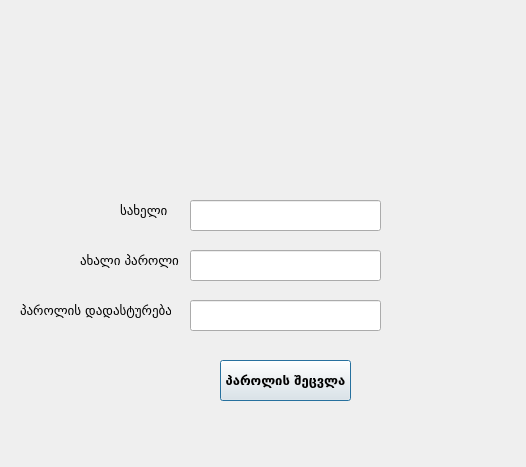
<?xml version="1.0" encoding="UTF-8"?>
<ui version="4.0">
 <class>passDialog</class>
 <widget class="QDialog" name="passDialog">
  <property name="geometry">
   <rect>
    <x>0</x>
    <y>0</y>
    <width>526</width>
    <height>467</height>
   </rect>
  </property>
  <property name="windowTitle">
   <string>Dialog</string>
  </property>
  <widget class="QLabel" name="label">
   <property name="geometry">
    <rect>
     <x>210</x>
     <y>10</y>
     <width>161</width>
     <height>151</height>
    </rect>
   </property>
   <property name="text">
    <string>&lt;html&gt;&lt;head/&gt;&lt;body&gt;&lt;p&gt;&lt;img src=&quot;:/logo.png&quot;/&gt;&lt;/p&gt;&lt;/body&gt;&lt;/html&gt;</string>
   </property>
  </widget>
  <widget class="QLabel" name="label_2">
   <property name="geometry">
    <rect>
     <x>120</x>
     <y>190</y>
     <width>51</width>
     <height>41</height>
    </rect>
   </property>
   <property name="font">
    <font>
     <family>Sylfaen</family>
     <pointsize>10</pointsize>
    </font>
   </property>
   <property name="text">
    <string>სახელი</string>
   </property>
  </widget>
  <widget class="QLineEdit" name="lineEdit">
   <property name="geometry">
    <rect>
     <x>190</x>
     <y>200</y>
     <width>191</width>
     <height>31</height>
    </rect>
   </property>
   <property name="font">
    <font>
     <family>Sylfaen</family>
     <pointsize>12</pointsize>
    </font>
   </property>
  </widget>
  <widget class="QLabel" name="label_3">
   <property name="geometry">
    <rect>
     <x>80</x>
     <y>240</y>
     <width>101</width>
     <height>41</height>
    </rect>
   </property>
   <property name="font">
    <font>
     <family>Sylfaen</family>
     <pointsize>10</pointsize>
    </font>
   </property>
   <property name="text">
    <string>ახალი პაროლი</string>
   </property>
  </widget>
  <widget class="QLineEdit" name="lineEdit_2">
   <property name="geometry">
    <rect>
     <x>190</x>
     <y>250</y>
     <width>191</width>
     <height>31</height>
    </rect>
   </property>
   <property name="font">
    <font>
     <family>Sylfaen</family>
     <pointsize>12</pointsize>
    </font>
   </property>
   <property name="echoMode">
    <enum>QLineEdit::Password</enum>
   </property>
  </widget>
  <widget class="QLineEdit" name="lineEdit_3">
   <property name="geometry">
    <rect>
     <x>190</x>
     <y>300</y>
     <width>191</width>
     <height>31</height>
    </rect>
   </property>
   <property name="echoMode">
    <enum>QLineEdit::Password</enum>
   </property>
  </widget>
  <widget class="QLabel" name="label_4">
   <property name="geometry">
    <rect>
     <x>20</x>
     <y>290</y>
     <width>151</width>
     <height>41</height>
    </rect>
   </property>
   <property name="font">
    <font>
     <family>Sylfaen</family>
     <pointsize>10</pointsize>
    </font>
   </property>
   <property name="text">
    <string>პაროლის დადასტურება</string>
   </property>
  </widget>
  <widget class="QPushButton" name="pushButton">
   <property name="geometry">
    <rect>
     <x>220</x>
     <y>360</y>
     <width>131</width>
     <height>41</height>
    </rect>
   </property>
   <property name="font">
    <font>
     <family>Sylfaen</family>
     <pointsize>10</pointsize>
     <weight>75</weight>
     <bold>true</bold>
    </font>
   </property>
   <property name="text">
    <string>პაროლის შეცვლა</string>
   </property>
  </widget>
 </widget>
 <resources/>
 <connections/>
</ui>
